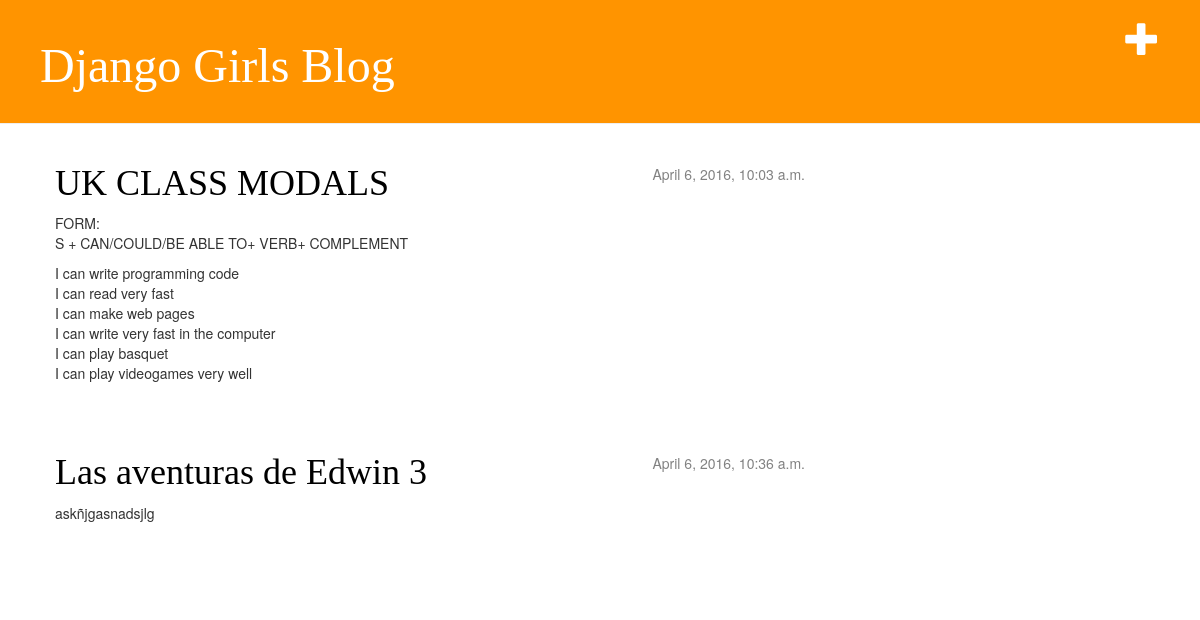
Before: / with the older database file.
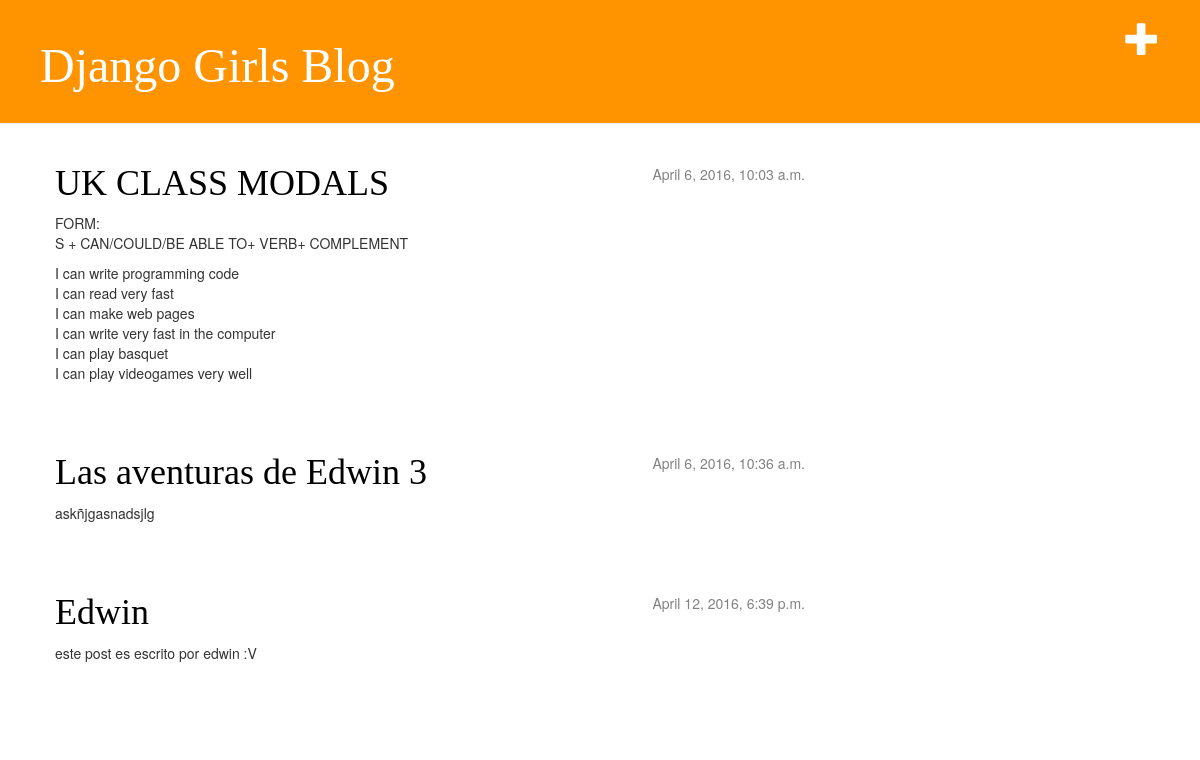
After: the same page with the newer database file.
### blog/models.py (models this page shows, shortened)
class Post(models.Model):
	autor = models.ForeignKey('auth.User')
	title = models.CharField(max_length=200)
	text = models.TextField()
	created_date = models.DateTimeField(default = timezone.now())
	published_date = models.DateTimeField(blank=True, null=True)

### blog/views.py (the view)
# urls.py: url(r'^$', views.post_list),
def post_list(request):
	posts = Post.objects.filter(published_date__lte=timezone.now()).order_by('published_date')
	return render(request, 'blog/post_list.html',{'posts':posts})

### blog/templates/blog/post_list.html
    {% extends 'blog/base.html' %}
    {% block content %}
        {% for post in posts %}
            <div class="post">
                <div class="date">
                    {{ post.published_date }}
                </div>
                <h1><a href="{% url 'blog.views.post_detail' pk=post.pk %}">{{ post.title }}</a></h1>
                <p>{{ post.text|linebreaks }}</p>
            </div>
        {% endfor %}
    {% endblock content %}

### blog/templates/blog/base.html (shortened to what this page needs)
{% load staticfiles %}
    <html>
        <head>
            <link rel="stylesheet" href="//maxcdn.bootstrapcdn.com/bootstrap/3.2.0/css/bootstrap.min.css">
            <link rel="stylesheet" href="//maxcdn.bootstrapcdn.com/bootstrap/3.2.0/css/bootstrap-theme.min.css">
            <link rel="stylesheet" href="{% static 'css/blog.css' %}">
        </head>
            <body>
        <div class="page-header">
            <a href="{% url 'blog.views.post_new' %}" class="top-menu"><span class="glyphicon glyphicon-plus"></span></a>
            <h1><a href="/">Django Girls Blog</a></h1>
        </div>
        <div class="content container">
            <div class="row">
                <div class="col-md-8">
                {% block content %}
                {% endblock %}
                </div>
            </div>
        </div>
    </body>
    </html>

### blog/static/css/blog.css (style rules this page uses)
.page-header { background-color: #ff9400; margin-top: 0; padding: 20px 20px 20px 40px; }
.page-header h1, .page-header h1 a, .page-header h1 a:visited, .page-header h1 a:active { color: #ffffff; font-size: 36pt; text-decoration: none; }
.content { margin-left: 40px; }
h1, h2, h3, h4 { font-family: 'Lobster', cursive; }
.date { float: right; color: #828282; }
.top-menu, .top-menu:hover, .top-menu:visited { color: #ffffff; float: right; font-size: 26pt; margin-right: 20px; }
.post { margin-bottom: 70px; }
.post h1 a, .post h1 a:visited { color: #000000; }

Changed rows visible on the page:
added Post: published_date "April 12, 2016, 6:39 p.m.", title "Edwin", text "este post es escrito por edwin :V"
